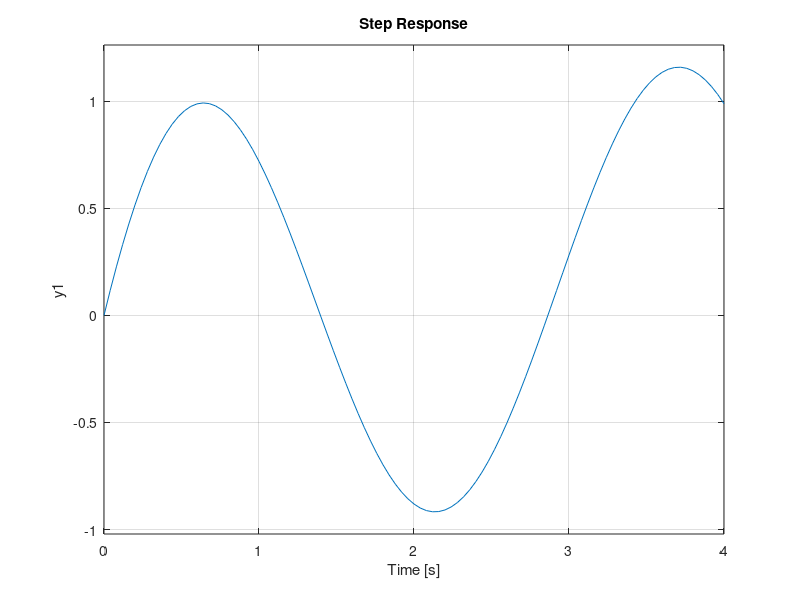

MATLAB code for this plot: (Note: this script raises an error after producing the figure.)
clear 
close all

%% P1

A1=[8,-5,10;0,-1,1;-8,5,-9];
B1=[-1,0,1]';
C1=[1,-2,4];
D1=[0];
T=[5,0,-3;0,2,-2;-4,2,2];
sys1=ss(A1,B1,C1,D1);

x_0=[1,2,0]';
tsys1=ss2ss(sys1,T);
xt_0=inv(T)*x_0;

confirmA1=T*A1*inv(T); % Why is this different?

figure 
subplot(2,1,1);
step(sys1);
subplot(2,1,2);
step(tsys1);

% figure
% [y1_out, t1_out, x1_out] = lsim(tsys1,[1,0,0].*ones(3,1001)',0:.01:10);
% Above should be plot of first state through time for both systems


%% P2
load p2data(1);


% Is this system controllable?
cmat_rank = rank(ctrb(ss_2mts.A,ss_2mts.B));

opt=gramOptions('TimeIntervals', [t(1) t(end)]);
my_grammie=gram(ss_2mts,'c',opt);
ts=t;

syms t
u_2sec = -ss_2mts.B'*expm(ss_2mts.A'*(ts(end)-t))*inv(my_grammie)*(expm(ss_2mts.A*t(end))*xdes(:,1)-xdes(:,2));
t_num = linspace(0,ts(end),1000);
u_sym = double(subs(u_2sec,t_num));

[y_out, t_out, x_out] = lsim(ss_2mts,u_sym,t_num,xdes(:,1));

figure
plot(t_num,x_out(:,1),t_num,x_out(:,2),t_num,u_sym);
title('Controller Effort');
xlabel('Time')
legend('State 1','State 2','Input');


%% P3
A3=[0,1,0,0;0,0,1,0;0,0,0,1;-250,-255,-91,-15];
B3=[0,0,0,1]';
C3=[25,8,1,0];
p3ss=ss(A3,B3,C3,0);

sz=size(A3);
P=zeros(sz(1));
Q=zeros(sz(1));

%Making controlability matrix
for i=1:sz(1);
    P(:,i)=A3^i*B3;
end
Prank=rank(P);

%Making observability matrix
for i=1:sz(1);
    Q(:,i)=C3*A3^i;
end
Qrank=rank(Q);
mrp3ss=minreal(p3ss);

figure 
subplot(2,1,1);
step(p3ss);
subplot(2,1,2);
step(mrp3ss);

save